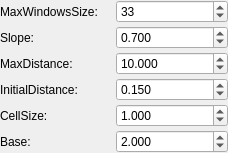
             <widget class="QWidget" name="scrollAreaWidgetContents_5">
              <property name="geometry">
               <rect>
                <x>0</x>
                <y>0</y>
                <width>228</width>
                <height>150</height>
               </rect>
              </property>
              <layout class="QVBoxLayout" name="verticalLayout_14">
               <property name="spacing">
                <number>3</number>
               </property>
               <property name="leftMargin">
                <number>0</number>
               </property>
               <property name="topMargin">
                <number>0</number>
               </property>
               <property name="rightMargin">
                <number>0</number>
               </property>
               <property name="bottomMargin">
                <number>0</number>
               </property>
               <item>
                <layout class="QHBoxLayout" name="horizontalLayout_31">
                 <item>
                  <widget class="QLabel" name="label_26">
                   <property name="text">
                    <string>MaxWindowsSize:</string>
                   </property>
                  </widget>
                 </item>
                 <item>
                  <widget class="QSpinBox" name="spin_maxwinsize">
                   <property name="sizePolicy">
                    <sizepolicy hsizetype="Ignored" vsizetype="Fixed">
                     <horstretch>0</horstretch>
                     <verstretch>0</verstretch>
                    </sizepolicy>
                   </property>
                   <property name="toolTip">
                    <string>Set the maximum window size to be used in filtering ground returns.</string>
                   </property>
                   <property name="prefix">
                    <string/>
                   </property>
                   <property name="maximum">
                    <number>99999</number>
                   </property>
                   <property name="value">
                    <number>33</number>
                   </property>
                  </widget>
                 </item>
                </layout>
               </item>
               <item>
                <layout class="QHBoxLayout" name="horizontalLayout_32">
                 <item>
                  <widget class="QLabel" name="label_27">
                   <property name="text">
                    <string>Slope: </string>
                   </property>
                  </widget>
                 </item>
                 <item>
                  <widget class="QDoubleSpinBox" name="dspin_slope">
                   <property name="sizePolicy">
                    <sizepolicy hsizetype="Ignored" vsizetype="Fixed">
                     <horstretch>0</horstretch>
                     <verstretch>0</verstretch>
                    </sizepolicy>
                   </property>
                   <property name="maximumSize">
                    <size>
                     <width>16777215</width>
                     <height>24</height>
                    </size>
                   </property>
                   <property name="toolTip">
                    <string>Set the slope value to be used in computing the height threshold.</string>
                   </property>
                   <property name="prefix">
                    <string/>
                   </property>
                   <property name="decimals">
                    <number>3</number>
                   </property>
                   <property name="maximum">
                    <double>99999.000000000000000</double>
                   </property>
                   <property name="value">
                    <double>0.700000000000000</double>
                   </property>
                  </widget>
                 </item>
                </layout>
               </item>
               <item>
                <layout class="QHBoxLayout" name="horizontalLayout_33">
                 <item>
                  <widget class="QLabel" name="label_28">
                   <property name="text">
                    <string>MaxDistance: </string>
                   </property>
                  </widget>
                 </item>
                 <item>
                  <widget class="QDoubleSpinBox" name="dspin_maxdistance">
                   <property name="sizePolicy">
                    <sizepolicy hsizetype="Ignored" vsizetype="Fixed">
                     <horstretch>0</horstretch>
                     <verstretch>0</verstretch>
                    </sizepolicy>
                   </property>
                   <property name="maximumSize">
                    <size>
                     <width>16777215</width>
                     <height>24</height>
                    </size>
                   </property>
                   <property name="toolTip">
                    <string>Set the maximum height above the parameterized ground surface to be considered a ground return.</string>
                   </property>
                   <property name="prefix">
                    <string/>
                   </property>
                   <property name="decimals">
                    <number>3</number>
                   </property>
                   <property name="maximum">
                    <double>99999.000000000000000</double>
                   </property>
                   <property name="value">
                    <double>10.000000000000000</double>
                   </property>
                  </widget>
                 </item>
                </layout>
               </item>
               <item>
                <layout class="QHBoxLayout" name="horizontalLayout_34">
                 <item>
                  <widget class="QLabel" name="label_29">
                   <property name="text">
                    <string>InitialDistance: </string>
                   </property>
                  </widget>
                 </item>
                 <item>
                  <widget class="QDoubleSpinBox" name="dspin_initialdistance">
                   <property name="sizePolicy">
                    <sizepolicy hsizetype="Ignored" vsizetype="Fixed">
                     <horstretch>0</horstretch>
                     <verstretch>0</verstretch>
                    </sizepolicy>
                   </property>
                   <property name="maximumSize">
                    <size>
                     <width>16777215</width>
                     <height>24</height>
                    </size>
                   </property>
                   <property name="toolTip">
                    <string>Set the initial height above the parameterized ground surface to be considered a ground return.</string>
                   </property>
                   <property name="prefix">
                    <string/>
                   </property>
                   <property name="decimals">
                    <number>3</number>
                   </property>
                   <property name="maximum">
                    <double>99999.000000000000000</double>
                   </property>
                   <property name="value">
                    <double>0.150000000000000</double>
                   </property>
                  </widget>
                 </item>
                </layout>
               </item>
               <item>
                <layout class="QHBoxLayout" name="horizontalLayout_35">
                 <item>
                  <widget class="QLabel" name="label_30">
                   <property name="text">
                    <string>CellSize: </string>
                   </property>
                  </widget>
                 </item>
                 <item>
                  <widget class="QDoubleSpinBox" name="dspin_cellsize">
                   <property name="sizePolicy">
                    <sizepolicy hsizetype="Ignored" vsizetype="Fixed">
                     <horstretch>0</horstretch>
                     <verstretch>0</verstretch>
                    </sizepolicy>
                   </property>
                   <property name="maximumSize">
                    <size>
                     <width>16777215</width>
                     <height>24</height>
                    </size>
                   </property>
                   <property name="toolTip">
                    <string> Set the cell size.</string>
                   </property>
                   <property name="prefix">
                    <string/>
                   </property>
                   <property name="decimals">
                    <number>3</number>
                   </property>
                   <property name="maximum">
                    <double>99999.000000000000000</double>
                   </property>
                   <property name="value">
                    <double>1.000000000000000</double>
                   </property>
                  </widget>
                 </item>
                </layout>
               </item>
               <item>
                <layout class="QHBoxLayout" name="horizontalLayout_36">
                 <item>
                  <widget class="QLabel" name="label_31">
                   <property name="text">
                    <string>Base: </string>
                   </property>
                  </widget>
                 </item>
                 <item>
                  <widget class="QDoubleSpinBox" name="dspin_base">
                   <property name="sizePolicy">
                    <sizepolicy hsizetype="Ignored" vsizetype="Fixed">
                     <horstretch>0</horstretch>
                     <verstretch>0</verstretch>
                    </sizepolicy>
                   </property>
                   <property name="maximumSize">
                    <size>
                     <width>16777215</width>
                     <height>24</height>
                    </size>
                   </property>
                   <property name="toolTip">
                    <string>Set the base to be used in computing progressive window sizes.</string>
                   </property>
                   <property name="prefix">
                    <string/>
                   </property>
                   <property name="decimals">
                    <number>3</number>
                   </property>
                   <property name="maximum">
                    <double>99999.000000000000000</double>
                   </property>
                   <property name="value">
                    <double>2.000000000000000</double>
                   </property>
                  </widget>
                 </item>
                </layout>
               </item>
               <item>
                <spacer name="verticalSpacer_7">
                 <property name="orientation">
                  <enum>Qt::Vertical</enum>
                 </property>
                 <property name="sizeHint" stdset="0">
                  <size>
                   <width>20</width>
                   <height>40</height>
                  </size>
                 </property>
                </spacer>
               </item>
              </layout>
             </widget>
